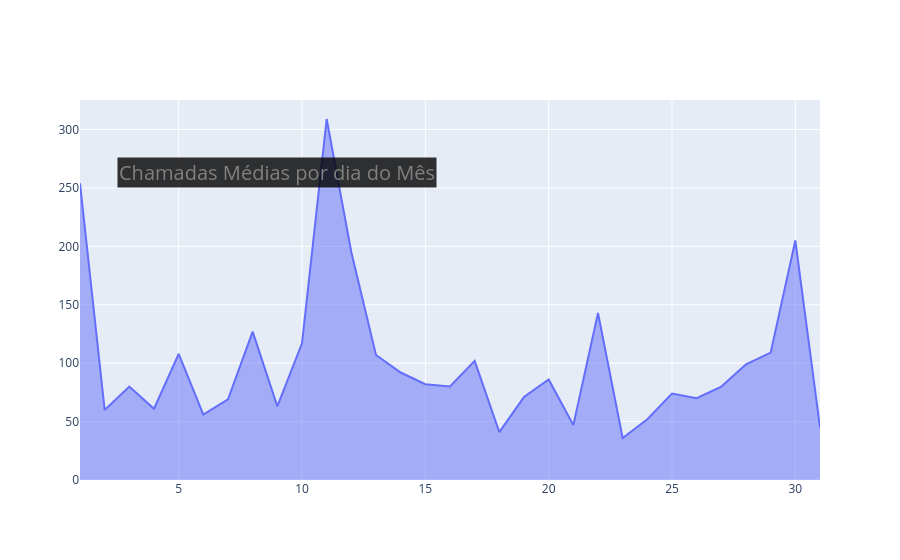

Notebook code cell kept with this figure:
### Code cell
fig2 = go.Figure(go.Scatter(
    x=df2['Dia'], y=df2['Chamadas Realizadas'], mode='lines', fill='tonexty'))

fig2.add_annotation(text='Chamadas Médias por dia do Mês',
                    xref='paper', yref='paper',
                    font=dict(
                            size=20,
                            color='gray',
                        ),
                    align='center', bgcolor='rgba(0,0,0,0.8)',
                    x=0.05, y=0.85, showarrow=False
                    )

fig2.show()

### Figure 1 — Plotly figure (JSON) as saved in the notebook; plotly's stock layout.template omitted (floating-point values rounded to 4 significant figures)
{"data": [{"fill": "tonexty", "mode": "lines", "type": "scatter", "x": [1, 2, 3, 4, 5, 6, 7, 8, 9, 10, 11, 12, 13, 14, 15, 16, 17, 18, 19, 20, 21, 22, 23, 24, 25, 26, 27, 28, 29, 30, 31], "y": [254, 60, 80, 61, 108, 56, 69, 127, 63, 117, 309, 195, 107, 92, 82, 80, 102, 41, 71, 86, 47, 143, 36, 52, 74, 70, 80, 99, 109, 205, 45]}], "layout": {"annotations": [{"align": "center", "bgcolor": "rgba(0,0,0,0.8)", "font": {"color": "gray", "size": 20}, "showarrow": false, "text": "Chamadas Médias por dia do Mês", "x": 0.05, "xref": "paper", "y": 0.85, "yref": "paper"}]}}
